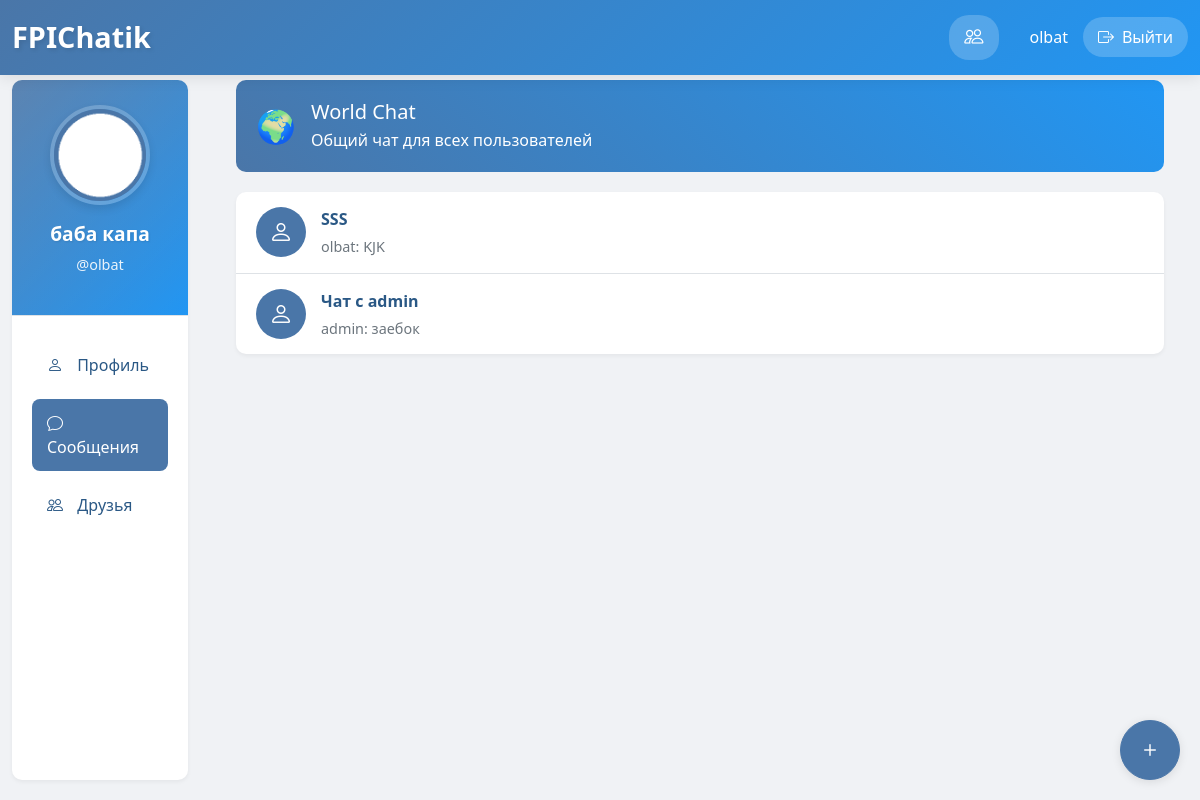
The app's page /api/messages/ (signed in) with its own data.
### chat/models.py (models this page shows, shortened)
class Chat(models.Model):
    name = models.CharField(max_length=100)
    participants = models.ManyToManyField(User, related_name='chats')
    created_at = models.DateTimeField(auto_now_add=True)
    is_group_chat = models.BooleanField(default=False)

class Message(models.Model):
    chat = models.ForeignKey(Chat, on_delete=models.CASCADE, related_name='messages')
    sender = models.ForeignKey(User, on_delete=models.CASCADE, related_name='sent_messages')
    content = models.TextField()
    timestamp = models.DateTimeField(auto_now_add=True)
    is_edited = models.BooleanField(default=False)

### chat/views.py (the view)
# urls.py: path('messages/', views.messages_list, name='messages'),
@login_required
def messages_list(request):
    chats = Chat.objects.filter(
        Q(participants=request.user) | Q(name='World')
    ).prefetch_related('messages').distinct()
    chats_with_last_message = []
    for chat in chats:
        last_message = chat.messages.order_by('-timestamp').first()
        chats_with_last_message.append({
            'chat': chat,
            'last_message': last_message,
            'unread_count': chat.messages.filter(
                timestamp__gt=request.user.last_login
            ).count() if request.user.last_login else 0
        })
    return render(request, 'chat/messages_list.html', {
        'chats': chats_with_last_message
    })

### chat/models.py (called while the page is built)
    @property
    def avatar_url(self):
        if self.avatar and hasattr(self.avatar, 'url'):
            return self.avatar.url
        return '/static/chat/images/default-avatar.png'

### chat/templates/chat/messages_list.html (shortened to what this page needs)
{% extends 'chat/base.html' %}
{% block content %}
<div class="container-fluid">
    <a href="{% url 'world_chat' %}" class="world-chat">
        <div class="world-icon">
            <span style="font-size: 32px;">🌍</span>
        </div>
        <div class="world-chat-info">
            <h3 class="h5 mb-1">World Chat</h3>
            <p class="mb-0">Общий чат для всех пользователей</p>
        </div>
    </a>
    <div class="chat-list">
        {% for chat_info in chats %}
            {% if chat_info.chat.name != 'World' %}
                <a href="{% url 'chat-detail' chat_info.chat.id %}" class="chat-item">
                    <div class="chat-icon">
                        {% if chat_info.chat.is_group_chat %}
                            <i class="bi bi-people"></i>
                        {% else %}
                            <i class="bi bi-person"></i>
                        {% endif %}
                    </div>
                    <div class="chat-info">
                        <div class="chat-name">{{ chat_info.chat.name }}</div>
                        {% if chat_info.last_message %}
                            <div class="chat-last-message">
                                {{ chat_info.last_message.sender.username }}:
                                {{ chat_info.last_message.content|truncatechars:50 }}
                            </div>
                        {% else %}
                            <div class="chat-last-message">Нет сообщений</div>
                        {% endif %}
                    </div>
                </a>
            {% endif %}
        {% empty %}
            <div class="empty-state">
                <i class="bi bi-chat-dots"></i>
                <h3>Нет активных чатов</h3>
                <p class="text-muted">Начните общение, создав новый чат</p>
            </div>
        {% endfor %}
    </div>
    <a href="{% url 'create_chat' %}" class="btn btn-primary create-chat-btn">
        <i class="bi bi-plus"></i>
    </a>
</div>
{% endblock %}

### chat/templates/chat/base.html (shortened to what this page needs)
<!DOCTYPE html>
<html>
<head>
    <link href="https://cdn.jsdelivr.net/npm/bootstrap@5.1.3/dist/css/bootstrap.min.css" rel="stylesheet">
    <link rel="stylesheet" href="https://cdn.jsdelivr.net/npm/bootstrap-icons@1.7.2/font/bootstrap-icons.css">
</head>
<body>
    <div class="header">
        <div class="container-fluid">
            <div class="row align-items-center">
                <div class="col">
                    <h1 class="header-logo">FPIChatik</h1>
                </div>
                <div class="col-auto header-controls">
                    <div class="friend-requests-dropdown me-3">
                        <button class="friend-requests-btn" onclick="toggleFriendRequests()">
                            <i class="bi bi-people"></i>
                        </button>
                    </div>
                    <div class="user-info">
                        <span>{{ request.user.username }}</span>
                    </div>
                    <a href="{% url 'logout' %}" class="logout-btn">
                        <i class="bi bi-box-arrow-right"></i>
                        <span class="d-none d-md-inline">Выйти</span>
                    </a>
                </div>
            </div>
        </div>
    </div>
    <div class="container-fluid main-container">
        <div class="row">
            {% if user.is_authenticated %}
            <div class="col-md-3 col-lg-2">
                <div class="sidebar">
                    <div class="profile-mini">
                        <img src="{{ user.profile.avatar_url }}" class="profile-avatar" alt="Profile avatar">
                        <div class="profile-name">{{ user.get_full_name }}</div>
                        <div class="profile-username">@{{ user.username }}</div>
                    </div>
                    <nav class="nav flex-column">
                        <a href="{% url 'profile' %}" class="nav-link {% if request.resolver_match.url_name == 'profile' %}active{% endif %}">
                            <i class="bi bi-person"></i> Профиль
                        </a>
                        <a href="{% url 'messages' %}" class="nav-link {% if request.resolver_match.url_name == 'messages' %}active{% endif %}">
                            <i class="bi bi-chat"></i> Сообщения
                        </a>
                        <a href="{% url 'friends' %}" class="nav-link {% if request.resolver_match.url_name == 'friends' %}active{% endif %}">
                            <i class="bi bi-people"></i> Друзья
                        </a>
                    </nav>
                </div>
            </div>
            {% endif %}
            <div class="{% if user.is_authenticated %}col-md-9 col-lg-10{% else %}col-12{% endif %} content">
                {% block content %}{% endblock %}
            </div>
        </div>
    </div>
</body>
</html>

### chat/templates/chat/base.html (style rules this page uses)
:root { --primary-color: #4a76a8; --secondary-color: #e3f2fd; --text-color: #2a5885; --border-color: #dee2e6; }
body { background-color: #f0f2f5; }
.header { background: linear-gradient(135deg, var(--primary-color), #2196f3); padding: 15px 0; box-shadow: 0 2px 15px rgba(0,0,0,0.1); position: fixed; top: 0; width: 100%; z-index: 1000; backdrop-filter: blur(10px); }
.header-logo { font-size: 1.8em; font-weight: 700; color: white; text-shadow: 2px 2px 4px rgba(0,0,0,0.1); margin: 0; transition: transform 0.3s ease; }
.header-controls { display: flex; align-items: center; gap: 15px; }
.friend-requests-dropdown { position: relative; }
.friend-requests-btn { background: rgba(255, 255, 255, 0.2); border: none; color: white; padding: 8px 15px; border-radius: 20px; display: flex; align-items: center; gap: 8px; transition: all 0.3s ease; }
.friend-requests-btn i { font-size: 1.2em; }
.user-info { color: white; font-weight: 500; display: flex; align-items: center; gap: 10px; }
.logout-btn { background: rgba(255, 255, 255, 0.2); border: none; color: white; padding: 8px 15px; border-radius: 20px; display: flex; align-items: center; gap: 8px; transition: all 0.3s ease; text-decoration: none; }
.main-container { margin-top: 80px; min-height: calc(100vh - 80px); }
.sidebar { background: white; border-radius: 10px; padding: 20px; box-shadow: 0 2px 4px rgba(0,0,0,0.05); height: calc(100vh - 100px); position: sticky; top: 90px; }
.nav-link { color: var(--text-color); padding: 12px 15px; margin: 5px 0; border-radius: 8px; transition: all 0.3s ease; }
.nav-link.active { background-color: var(--primary-color); color: white; }
.nav-link i { margin-right: 10px; }
.profile-mini { text-align: center; padding: 25px 15px; border-bottom: 1px solid var(--border-color); margin-bottom: 20px; background: linear-gradient(135deg, var(--primary-color), #2196f3); margin: -20px -20px 20px -20px; border-radius: 10px 10px 0 0; color: white; position: relative; overflow: hidden; }
.profile-mini::before { content: ''; position: absolute; top: 0; right: 0; bottom: 0; left: 0; background: linear-gradient(135deg, rgba(255,255,255,0.1) 0%, rgba(255,255,255,0) 100%); }
.profile-avatar { width: 100px; height: 100px; border-radius: 50%; object-fit: cover; margin-bottom: 15px; border: 4px solid rgba(255, 255, 255, 0.2); box-shadow: 0 4px 8px rgba(0,0,0,0.1); transition: transform 0.3s ease, box-shadow 0.3s ease; position: relative; z-index: 1; }
.profile-mini .profile-name { font-size: 1.2em; font-weight: 600; margin-bottom: 5px; text-shadow: 1px 1px 2px rgba(0,0,0,0.1); }
.profile-mini .profile-username { font-size: 0.9em; opacity: 0.9; margin-bottom: 15px; }
.btn-primary { background-color: var(--primary-color); border-color: var(--primary-color); }

### chat/templates/chat/messages_list.html (style rules this page uses)
.chat-list { background: white; border-radius: 10px; box-shadow: 0 2px 4px rgba(0,0,0,0.05); overflow: hidden; }
.chat-item { display: flex; align-items: center; padding: 15px 20px; border-bottom: 1px solid var(--border-color); text-decoration: none; color: var(--text-color); transition: background-color 0.2s; }
.chat-item:last-child { border-bottom: none; }
.chat-icon { width: 50px; height: 50px; border-radius: 50%; background: var(--primary-color); color: white; display: flex; align-items: center; justify-content: center; font-size: 24px; margin-right: 15px; }
.chat-info { flex-grow: 1; min-width: 0; }
.chat-name { font-weight: 600; margin-bottom: 5px; }
.chat-last-message { color: #6c757d; font-size: 0.9em; white-space: nowrap; overflow: hidden; text-overflow: ellipsis; }
.world-chat { background: linear-gradient(45deg, var(--primary-color), #2196f3); padding: 20px; border-radius: 10px; margin-bottom: 20px; color: white; display: flex; align-items: center; text-decoration: none; transition: transform 0.2s; }
.world-icon { font-size: 2em; margin-right: 15px; }
.create-chat-btn { position: fixed; bottom: 90px; right: 20px; width: 60px; height: 60px; border-radius: 30px; display: flex; align-items: center; justify-content: center; font-size: 24px; box-shadow: 0 2px 10px rgba(0,0,0,0.1); transition: transform 0.2s; }
@media (min-width: 768px) { .create-chat-btn { bottom: 20px; } }

### records on screen
Chat: is_group_chat False (drawn), chat.name "SSS", last_message.sender.username "olbat", last_message.content "KJK"
Chat: is_group_chat False (drawn), chat.name "Чат с admin", last_message.sender.username "admin", last_message.content "заебок"

### other values on screen
{{ request.user.username }} "olbat"
{{ user.get_full_name }} "баба капа"
{{ user.username }} "olbat"
